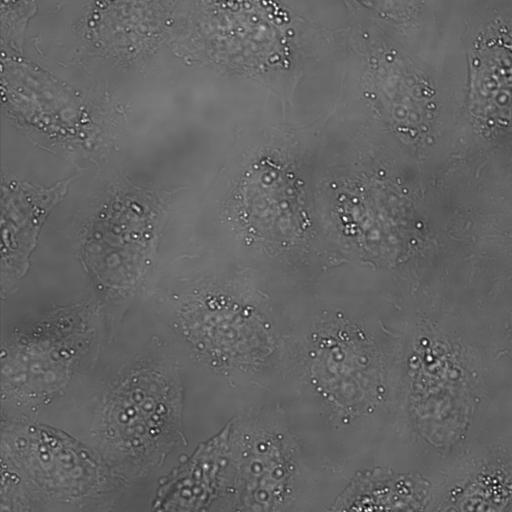
#> input picture Evaluation/221125_CHO-K_SP1_Hoechst_60x(z2)_6.jpg, 512 x 512 px
$ jupyter execute --allow-errors Cellsketch_Evaluation.ipynb   (shell and % lines are left out)
#> lines starting #> are read from the running program, lines starting #| are printed output that depends on the picture
### cellsketch.py
import numpy as np
import matplotlib.pyplot as plt
import cv2

from skimage.measure import label
from scipy import ndimage as ndi
from skimage.segmentation import watershed

import gan
import utils

class CellSketch:
	def __init__(self, weight):
		self.generator = gan.GAN()
		self.generator.load_weight(weight)

	# [89 lines left out: functions prepare_image, sketch, postprocess, segment, not called in this run]

### Cellsketch_Evaluation.ipynb
<a href="https://colab.research.google.com/github/iranovianti/cell-sketch/blob/main/Cellsketch_Evaluation.ipynb" target="_parent"></a>

#Download all data including weights

#Import modules and assign path

[cell 1]
import numpy as np
import matplotlib.pyplot as plt
from PIL import Image
from skimage.draw import polygon
from skimage.measure import label

import os
import glob
import json
import sys

import tqdm

[cell 2]
ROOT_DIR = '/content/Cellsketch/' #change to the Cellsketch directory

os.chdir(ROOT_DIR)
sys.path.append(os.path.join(ROOT_DIR, 'script'))

[cell 3]
import cellsketch as cs
import utils

[cell 4]
eval_path = 'Evaluation/'

#Funcs for AP calculation

[cell 5]
#functions to calculate AP from https://github.com/matterport/Mask_RCNN
# [136 lines left out: functions extract_bboxes, trim_zeros, compute_overlaps_masks, compute_matches, compute_ap, get_features and 1 more, not called in this run]

#Visualize data and model

[cell 6]
#read manual annotation

annotation_data = json.load(open(eval_path+'annotation_1-7.json'))
#> (reads Evaluation/annotation_1-7.json from the repository)

instance_masks = {} #{filename: instance_mask}

H = 512
W = 512

for k,v in annotation_data['_via_img_metadata'].items():
    f_n = k.split('.')[0]+'.jpg'
    masks = []
    for reg in v['regions']:
      shapes = reg['shape_attributes']
      x = shapes['all_points_x']
      y = shapes['all_points_y']
      rr, cc = polygon(y, x)
      binary = np.zeros((1024,1024))
      binary[rr, cc] = 1
      masks.append(binary[:H,:W])
    instances = [masks[i]*(i+1) for i in range(len(masks))]
    instance_masks[f_n] = np.add.reduce(instances)

[cell 7]
#visualize the images

file_name = '221125_CHO-K_SP1_Hoechst_60x(z2)_6.jpg'
image = np.array(Image.open(eval_path+file_name))
#> image is the input picture: shape (512, 512, 3); min 4, max 255, mean 100.9

plt.figure(figsize=(10,5))
plt.subplot(121)
plt.title('DIC image')
plt.imshow(image)
plt.subplot(122)
plt.title('segmentation mask')
plt.imshow(instance_masks[file_name])
plt.show()
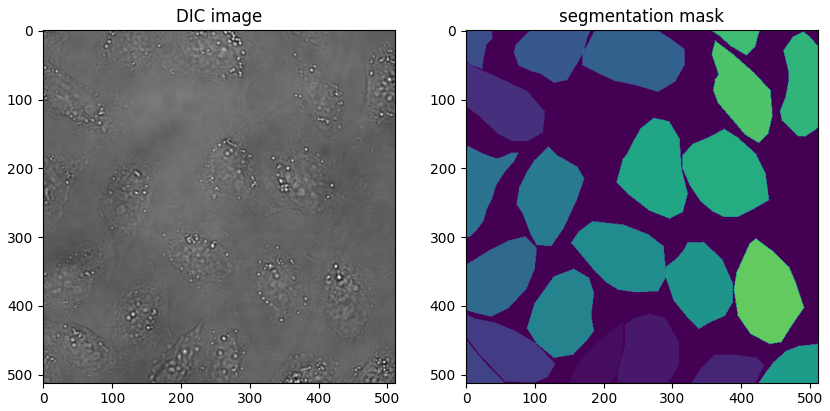
#> figure drawn by matplotlib, 2 panels

[cell 8]
#check cellsketch
weight_path = 'weights/'
#weight filenames
weight_dict = {'Ladv + L1': 'L1_Ladv',
               'L1': 'L1',
               'Ladv': 'Ladv'}

#> (the rest of this cell did not finish here and is left out)

seg, nuc_seg, sketch = model.segment(image, show_result=True, remove_small_objects=True, min_size=300)

[cell 9]
file_name = '221125_CHO-K_SP1_Hoechst_60x(z2)_2.jpg'
image = np.array(Image.open(eval_path+file_name))
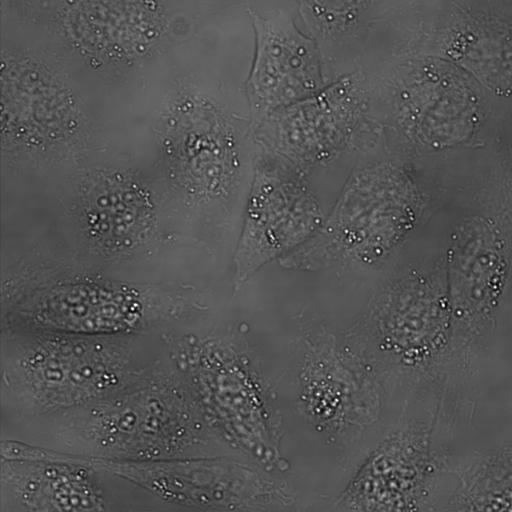
#> input picture Evaluation/221125_CHO-K_SP1_Hoechst_60x(z2)_2.jpg, 512 x 512 px
#> image is the input picture: shape (512, 512, 3); min 0, max 255, mean 84.6

#> (the rest of this cell did not finish here and is left out)
